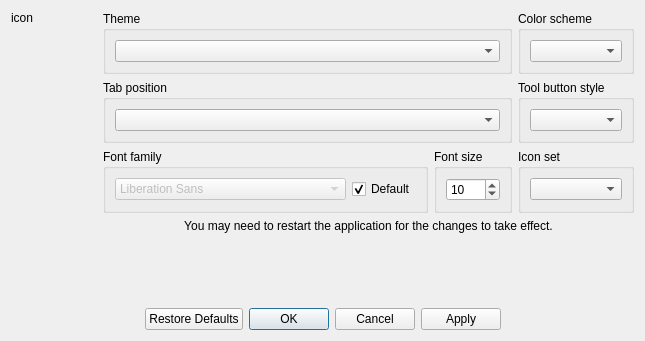
<?xml version="1.0" encoding="UTF-8"?>
<ui version="4.0">
 <class>PreferencesDialog</class>
 <widget class="QDialog" name="PreferencesDialog">
  <property name="windowModality">
   <enum>Qt::WindowModality::ApplicationModal</enum>
  </property>
  <property name="geometry">
   <rect>
    <x>0</x>
    <y>0</y>
    <width>645</width>
    <height>341</height>
   </rect>
  </property>
  <property name="windowTitle">
   <string>Preferences</string>
  </property>
  <layout class="QVBoxLayout" name="verticalLayout_9">
   <item>
    <layout class="QHBoxLayout" name="horizontalLayout_2">
     <item>
      <layout class="QVBoxLayout" name="verticalLayout_6">
       <item>
        <widget class="QLabel" name="labelIcon">
         <property name="text">
          <string>icon</string>
         </property>
        </widget>
       </item>
       <item>
        <spacer name="verticalSpacer_2">
         <property name="orientation">
          <enum>Qt::Orientation::Vertical</enum>
         </property>
         <property name="sizeHint" stdset="0">
          <size>
           <width>20</width>
           <height>40</height>
          </size>
         </property>
        </spacer>
       </item>
      </layout>
     </item>
     <item>
      <layout class="QVBoxLayout" name="verticalLayout_2">
       <item>
        <layout class="QGridLayout" name="gridLayout">
         <item row="0" column="0" colspan="2">
          <widget class="QGroupBox" name="groupBoxTheme">
           <property name="title">
            <string>Theme</string>
           </property>
           <layout class="QVBoxLayout" name="verticalLayout_4">
            <item>
             <widget class="RelationalComboBox" name="comboBoxTheme"/>
            </item>
           </layout>
          </widget>
         </item>
         <item row="0" column="2">
          <widget class="QGroupBox" name="groupBoxColorScheme">
           <property name="title">
            <string>Color scheme</string>
           </property>
           <layout class="QVBoxLayout" name="verticalLayout_3">
            <item>
             <widget class="RelationalComboBox" name="comboBoxColorScheme"/>
            </item>
           </layout>
          </widget>
         </item>
         <item row="1" column="0" colspan="2">
          <widget class="QGroupBox" name="groupBoxTabPosition">
           <property name="title">
            <string>Tab position</string>
           </property>
           <layout class="QVBoxLayout" name="verticalLayout_7">
            <item>
             <widget class="RelationalComboBox" name="comboBoxTabPosition"/>
            </item>
           </layout>
          </widget>
         </item>
         <item row="1" column="2">
          <widget class="QGroupBox" name="groupBoxToolButtonStyle">
           <property name="title">
            <string>Tool button style</string>
           </property>
           <layout class="QVBoxLayout" name="verticalLayout_5">
            <item>
             <widget class="RelationalComboBox" name="comboBoxToolButtonStyle"/>
            </item>
           </layout>
          </widget>
         </item>
         <item row="2" column="0">
          <widget class="QGroupBox" name="groupBoxFont">
           <property name="title">
            <string>Font family</string>
           </property>
           <layout class="QHBoxLayout" name="horizontalLayout">
            <item>
             <widget class="QFontComboBox" name="comboBoxFontFamily">
              <property name="enabled">
               <bool>false</bool>
              </property>
              <property name="editable">
               <bool>false</bool>
              </property>
             </widget>
            </item>
            <item>
             <widget class="QCheckBox" name="checkBoxDefaultFont">
              <property name="text">
               <string>Default</string>
              </property>
              <property name="checked">
               <bool>true</bool>
              </property>
             </widget>
            </item>
           </layout>
          </widget>
         </item>
         <item row="2" column="1">
          <widget class="QGroupBox" name="groupBoxFontSize">
           <property name="title">
            <string>Font size</string>
           </property>
           <layout class="QVBoxLayout" name="verticalLayout">
            <item>
             <widget class="QSpinBox" name="spinBoxFontSize">
              <property name="minimum">
               <number>6</number>
              </property>
              <property name="maximum">
               <number>72</number>
              </property>
              <property name="value">
               <number>10</number>
              </property>
             </widget>
            </item>
           </layout>
          </widget>
         </item>
         <item row="2" column="2">
          <widget class="QGroupBox" name="groupBoxIcon">
           <property name="title">
            <string>Icon set</string>
           </property>
           <layout class="QVBoxLayout" name="verticalLayout_8">
            <item>
             <widget class="RelationalComboBox" name="comboBoxIcons"/>
            </item>
           </layout>
          </widget>
         </item>
        </layout>
       </item>
       <item>
        <widget class="QLabel" name="label">
         <property name="text">
          <string>You may need to restart the application for the changes to take effect.</string>
         </property>
         <property name="alignment">
          <set>Qt::AlignmentFlag::AlignCenter</set>
         </property>
        </widget>
       </item>
      </layout>
     </item>
    </layout>
   </item>
   <item>
    <spacer name="verticalSpacer">
     <property name="orientation">
      <enum>Qt::Orientation::Vertical</enum>
     </property>
     <property name="sizeHint" stdset="0">
      <size>
       <width>17</width>
       <height>80</height>
      </size>
     </property>
    </spacer>
   </item>
   <item>
    <widget class="QDialogButtonBox" name="buttonBox">
     <property name="orientation">
      <enum>Qt::Orientation::Horizontal</enum>
     </property>
     <property name="standardButtons">
      <set>QDialogButtonBox::StandardButton::Apply|QDialogButtonBox::StandardButton::Cancel|QDialogButtonBox::StandardButton::Ok|QDialogButtonBox::StandardButton::RestoreDefaults</set>
     </property>
     <property name="centerButtons">
      <bool>true</bool>
     </property>
    </widget>
   </item>
  </layout>
 </widget>
 <customwidgets>
  <customwidget>
   <class>RelationalComboBox</class>
   <extends>QComboBox</extends>
   <header>App.Widget.Control</header>
  </customwidget>
 </customwidgets>
 <resources/>
 <connections>
  <connection>
   <sender>buttonBox</sender>
   <signal>accepted()</signal>
   <receiver>PreferencesDialog</receiver>
   <slot>accept()</slot>
   <hints>
    <hint type="sourcelabel">
     <x>248</x>
     <y>254</y>
    </hint>
    <hint type="destinationlabel">
     <x>157</x>
     <y>274</y>
    </hint>
   </hints>
  </connection>
  <connection>
   <sender>buttonBox</sender>
   <signal>rejected()</signal>
   <receiver>PreferencesDialog</receiver>
   <slot>reject()</slot>
   <hints>
    <hint type="sourcelabel">
     <x>316</x>
     <y>260</y>
    </hint>
    <hint type="destinationlabel">
     <x>286</x>
     <y>274</y>
    </hint>
   </hints>
  </connection>
  <connection>
   <sender>checkBoxDefaultFont</sender>
   <signal>clicked(bool)</signal>
   <receiver>comboBoxFontFamily</receiver>
   <slot>setDisabled(bool)</slot>
   <hints>
    <hint type="sourcelabel">
     <x>346</x>
     <y>195</y>
    </hint>
    <hint type="destinationlabel">
     <x>182</x>
     <y>196</y>
    </hint>
   </hints>
  </connection>
 </connections>
</ui>
